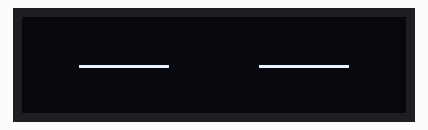
Simulated run of this sketch. Board: Arduino Uno, built with avr-gcc and run on an emulated ATmega328P. On the bench: 128×32 one-colour display. Random numbers use the default seed unless the sketch sets one.

Above: at 0.1 s.
At 2.7 s:
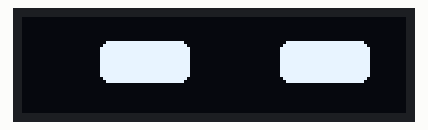
At 6.9 s:
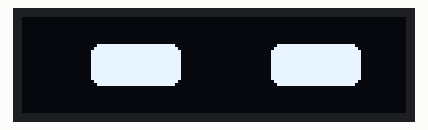
At 11.0 s:
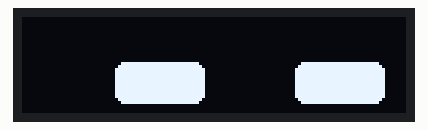
At 20.9 s:
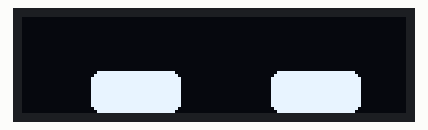
At 38.4 s:
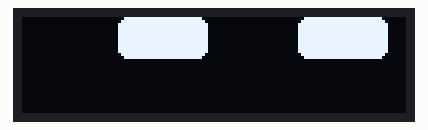

The sketch:

OLED091_AnEyes.ino
```cpp
#include <Wire.h>
#include <Adafruit_GFX.h>
#include <Adafruit_SSD1306.h>

#define SCREEN_WIDTH 128
#define SCREEN_HEIGHT 32
#define OLED_RESET -1
Adafruit_SSD1306 display(SCREEN_WIDTH, SCREEN_HEIGHT, &Wire, OLED_RESET);

// --- Eye Dimensions & Shape ---
const int eyeW = 30;
const int eyeH = 14;
const int eyeSpace = 30;

// CHANGE THIS FOR ROUNDNESS:
// 0 = Sharp rectangles
// 4 = Soft corners (Default)
// 6 = Perfect pill/oval shapes (Max recommended for 12px height)
const int eyeRadius = 3;

// --- Animation Parameters ---
const float smoothness = 0.1; // Speed/fluidity of movement (0.05 to 0.3)

// --- Motion Variables ---
float curX = 0, curY = 0;
float tarX = 0, tarY = 0;

// --- Timing & States ---
unsigned long nextMoveTime = 0;
unsigned long nextBlinkTime = 0;
int blinkStage = 0; // 0: Open, 1: Closing, 2: Closed, 3: Opening

void setup() {
  if(!display.begin(SSD1306_SWITCHCAPVCC, 0x3C)) {
    for(;;);
  }

  display.clearDisplay();
  randomSeed(analogRead(0));

  // ==========================================
  // WAKE UP ANIMATION (Uses eyeRadius)
  // ==========================================
  int baseX = (SCREEN_WIDTH - (eyeW * 2 + eyeSpace)) / 2;
  int baseY = (SCREEN_HEIGHT - eyeH) / 2;

  for (int h = 0; h <= eyeH; h++) {
    display.clearDisplay();

    if (h > 2) {
      // Dynamic radius limiting so the corners don't glitch while opening narrow
      int currentRadius = min(eyeRadius, h / 2);
      display.fillRoundRect(baseX, baseY + (eyeH - h) / 2, eyeW, h, currentRadius, WHITE);
      display.fillRoundRect(baseX + eyeW + eyeSpace, baseY + (eyeH - h) / 2, eyeW, h, currentRadius, WHITE);
    } else {
      display.drawFastHLine(baseX, baseY + (eyeH / 2), eyeW, WHITE);
      display.drawFastHLine(baseX + eyeW + eyeSpace, baseY + (eyeH / 2), eyeW, WHITE);
    }

    display.display();
    delay(90);
  }

  delay(800);
  nextBlinkTime = millis() + random(3000, 6000);
}

void drawEye(int x, int y, int blinkState) {
  int h = eyeH;

  if (blinkState == 1 || blinkState == 3) h = eyeH / 2; // Half closed
  if (blinkState == 2) h = 1;                           // Fully closed

  if (h > 2) {
    // Dynamic radius adjustment prevents visual glitches during a blink transition
    int currentRadius = min(eyeRadius, h / 2);
    display.fillRoundRect(x, y + (eyeH - h) / 2, eyeW, h, currentRadius, WHITE);
  } else {
    display.drawFastHLine(x, y + (eyeH / 2), eyeW, WHITE);
  }
}

void loop() {
  display.clearDisplay();
  unsigned long now = millis();

  // ==========================================
  // 1. SMOOTH MOVEMENT
  // ==========================================
  curX += (tarX - curX) * smoothness;
  curY += (tarY - curY) * smoothness;

  if (now > nextMoveTime) {
    tarX = random(-15, 16);
    tarY = random(-10, 11);
    nextMoveTime = now + random(1000, 3500);
  }

  // ==========================================
  // 2. BLINK GENERATOR
  // ==========================================
  if (now > nextBlinkTime && blinkStage == 0) {
    blinkStage = 1;
  }

  int baseX = (SCREEN_WIDTH - (eyeW * 2 + eyeSpace)) / 2;
  int baseY = (SCREEN_HEIGHT - eyeH) / 2;

  drawEye(baseX + (int)curX, baseY + (int)curY, blinkStage);
  drawEye(baseX + eyeW + eyeSpace + (int)curX, baseY + (int)curY, blinkStage);

  display.display();

  // ==========================================
  // 3. BLINK STATE MACHINE
  // ==========================================
  if (blinkStage > 0) {
    delay(25);
    blinkStage++;

    if (blinkStage > 3) {
      blinkStage = 0;

      if (random(0, 100) < 25) {
        nextBlinkTime = now + 120;
      } else {
        nextBlinkTime = now + random(3000, 7500);
      }
    }
  }
}
```

Measured:
- what the display in image 1 shows lasts 2.7 s, from 2.7 s to 5.4 s
- what the display in image 2 shows lasts 1.8 s, from 6.9 s to 8.7 s
- what the display in image 3 shows lasts 2.3 s, from 10.9 s to 13.2 s
- what the display in image 4 shows lasts 2.8 s, from 20.8 s to 23.6 s
